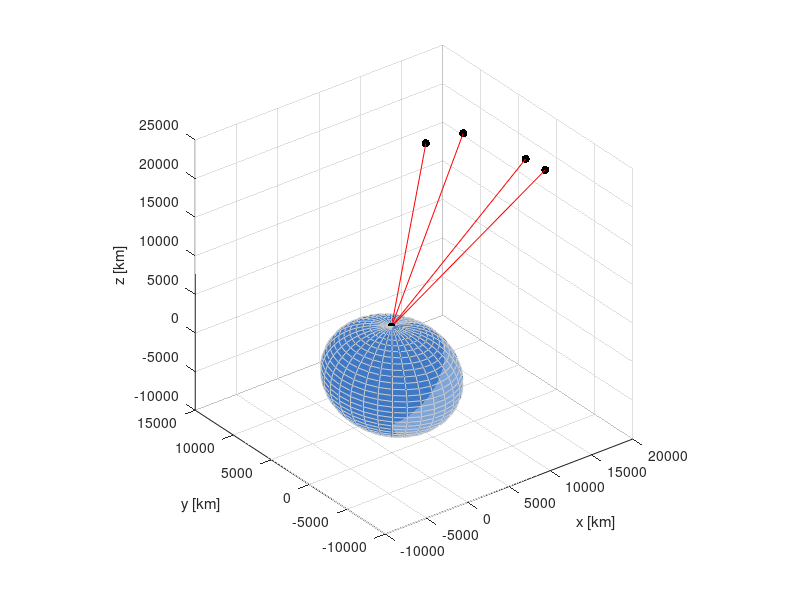

This chart was generated by the following MATLAB code:
clear all;
clc;

%% parameterek
use_fsolve=false;       % fsolve-val vagy sajat eljarassal oldjuk meg?
sats=[                  % muholdak pozicioja (x y z [km])
   15600   7540  20140;
   18760   2750  18610;
   17610  14630  13480;
   19170    610  18390;
%    17800   6400  18660;
%    17500   7590  18490
];
t=[                     % kesleltetesek [s]
   0.07074;
   0.07220;
   0.07690;
   0.07242;
%    0.07320;
%    0.07350
];
Re=6371;                % a Fold sugara [km]
c=3e5;                  % fenysebesseg [s]
res=@(xyzd) sqrt((sats(:,1)-xyzd(1)).^2+(sats(:,2)-xyzd(2)).^2+(sats(:,3)-xyzd(3)).^2)-c*(t-xyzd(4));

%% megoldas
if use_fsolve
    xyzd=fsolve(res,[0 0 0 0],optimset('Display','none'));
else
    % parameterek
    maxIter=100;                      % legfeljebb ennyi iteracio futhat le
    x=[0 ; 0 ; 0 ; 0];                % kezdeti becsles
    fTol=[1e-7 ; 1e-7 ; 1e-7 ; 1e-7]; % ha a fuggvenyertek ez ala csokken, leallunk
    xTol=[1e-6 ; 1e-6 ; 1e-6 ; 1e-6]; % ha ennel kisebbet modositottunk, leallunk
    % Levenberg-Marquardt-eljaras
    r=res(x);
    S=sum(r.^2);
    J=zeros(length(r),length(x));
    for ii=1:length(x)
        J(:,ii)=(res([x(1:ii-1) ; x(ii)+0.25*xTol(ii) ;  x(ii+1:end)])-r)/(0.25*xTol(ii));
    end
    A=J'*J;
    v=J'*r;
    lambda=1;
    lambda_c=0.75;
    d=xTol;
    ii=1;
    while ii<=maxIter && any(abs(d)>=xTol) && any(abs(r)>=fTol)
        d=pinv(A+lambda*eye(length(x)))*v;
        xd=x-d;
        rd=res(xd);
        Sd=sum(rd.^2);
        dS=d'*(2*v-A*d);    
        R=(S-Sd)/dS;
        if R>0.75
            lambda=(lambda>=2*lambda_c)*lambda/2;
        elseif R<0.25
            if lambda==0
                lambda_c=1/max(abs(diag(inv(A))));
                lambda=lambda_c/2;
            end
            lambda=min(max((Sd-S)/(d'*v)+2,2),10)*lambda;
        end
        if Sd<S
            S=Sd;
            x=xd;
            r=rd;
            J=zeros(length(r),length(x));
            for ii=1:length(x)
                J(:,ii)=(res([x(1:ii-1) ; x(ii)+0.25*xTol(ii) ; x(ii+1:end)])-r)/(0.25*xTol(ii));
            end
            A=J'*J;
            v=J'*r;
        end
        ii=ii+1;
    end
    xyzd=x;
end
error=res(xyzd)
x=xyzd(1)
y=xyzd(2)
z=xyzd(3)
d=xyzd(4)

%% abrazolas
figure(1);
[sx,sy,sz]=sphere(30);
surf(sx*Re,sy*Re,sz*Re,'EdgeColor',[0.8 0.8 0.8],'FaceColor',[0 0.3 0.7],'FaceAlpha',0.5);
hold on;
scatter3(sats(:,1),sats(:,2),sats(:,3),'k','fill');
scatter3(x,y,z,'k','fill');
for ii=1:size(sats,1)
    plot3([x sats(ii,1)],[y sats(ii,2)],[z sats(ii,3)],'r');
end
hold off;
axis square;
xlabel('x [km]');
ylabel('y [km]');
zlabel('z [km]');